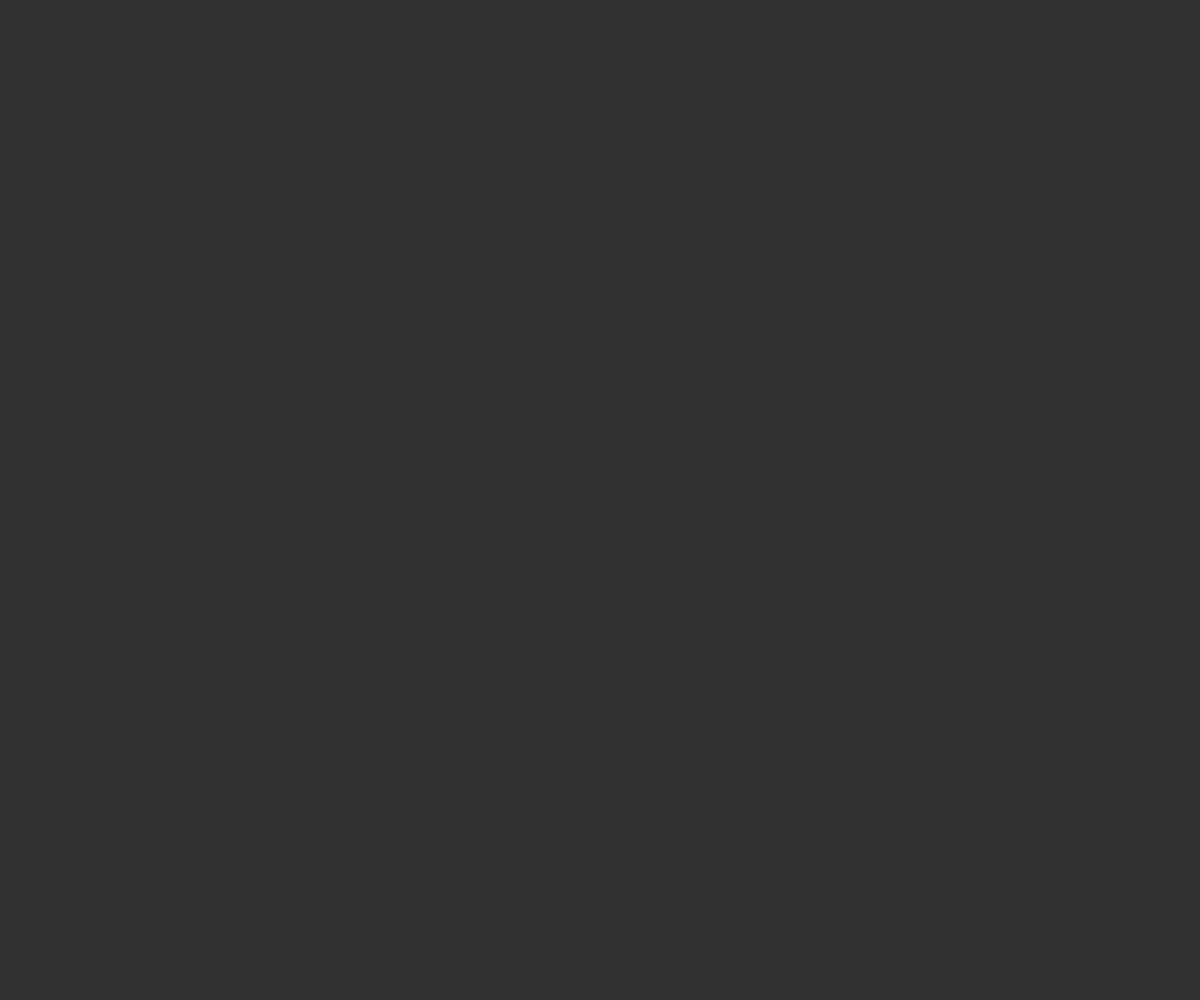
Frame 1 (no input)
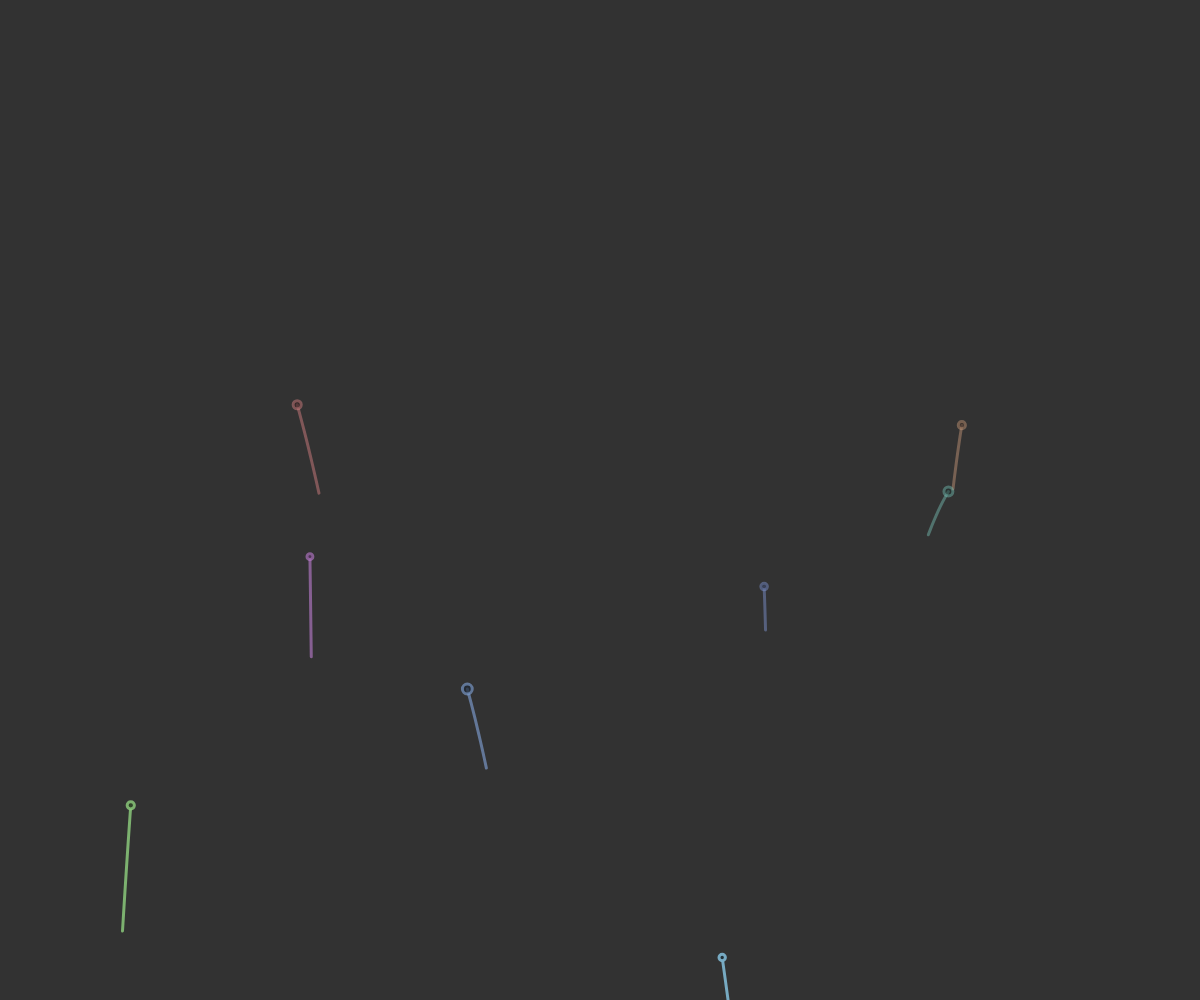
Frame 60 (no input)
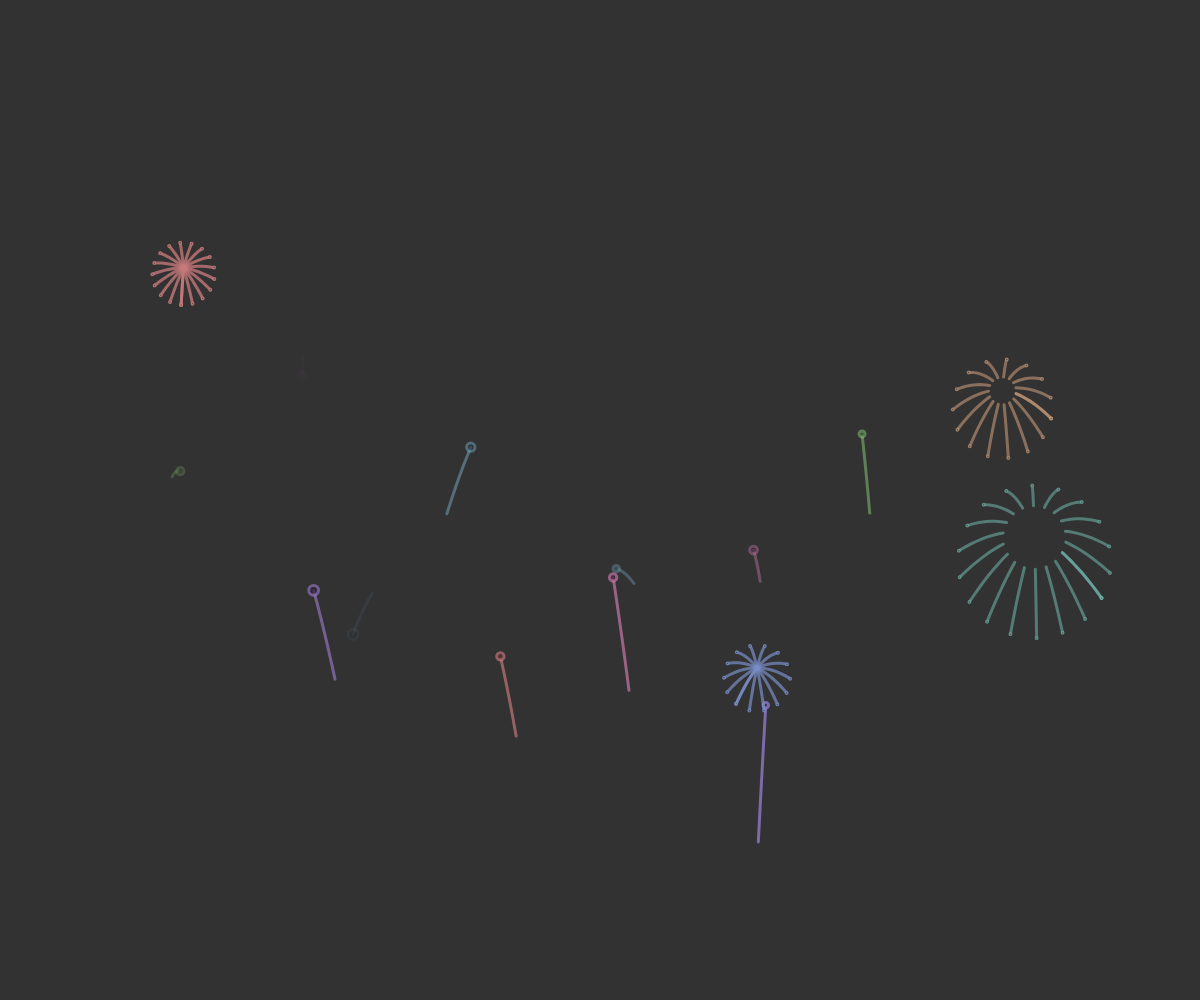
Frame 120 (the mouse pressed at the canvas centre since frame 60)

The p5.js sketch that drew these frames (run headless with seeded random() and noise() and a simulated clock; from frame 60 on, the mouse is pressed at the canvas centre):

// p5.js sketch
// ── sketch.js
const fwCount = 15;
const speed = 10;
const frameSkip = 1;
let i = 0;
let f;

function setup() {
  createCanvas(window.innerWidth, window.innerHeight);
  fill(0);
  stroke(0);
  f = (new FireWorks(fwCount));
  $fwCount = 0;
}

function clamp(num, min, max) {
  return num <= min ? min : num >= max ? max : num;
}

function draw() {
  i++;
  for (let index = 0; index < speed; index++) {
    f.Update();
  }
  if (frameSkip == i) {
    background(50);
    f.Draw();
    i = 0;
    //   if (f.fireworks.length != $fwCount) {
    //     $fwCount = f.fireworks.length;
    //     console.log($fwCount, frameRate());
    //   }
  }
}
// ── coin.js
class coin{
    constructor(x,y) {
        this.x = x;
        this.y = y;
}}
// ── crosshair.js
class Crosshair {
    constructor(x, y, moveSpeed) {
        this.position = createVector(x, y);
        this.xOff = 0.0;
        this.moveSpeed = moveSpeed;
    }
    Update() {
        this.xOff += this.moveSpeed;
        this.position.x = noise(this.xOff) * width;
        this.position.y = noise(this.xOff + 10) * height;
        return this.position;
    }
    Draw(c) {
        push();
        stroke(c);
        fill(255);
        const x = this.position.x;
        const y = this.position.y;
        let ret = [line(x, 0, x, height), line(0, y, width, y)];
        pop();
        return ret;
    }
}
// ── fireworks.js
let gravity;
let splinters = 2;
const g = .002;
const trail = 10;
const maxInit = 1.75;


class FireWorks {
    constructor(count) {
        this.fireworks = [];
        for (let index = 0; index < count; index++) {
            this.fireworks.push(new Firework())
            gravity = createVector(0, g);
        }
    }
    Update() {
        for (let index = this.fireworks.length - 1; index >= 0; index--) {
            const fw = this.fireworks[index];
            const explosions = fw.Update();
            if ((typeof explosions) == 'object') {
                explosions.forEach(x => { this.fireworks.push(x) });
            }
            else if (explosions === false) {
                this.fireworks.splice(index, 1);
            }
            // else {
            // console.log("something");

            // }
        }
    }
    Draw() {
        this.fireworks.forEach(fw => {
            fw.Draw();
        });
    }
}
class Firework {
    constructor(fuse = random(0, 1000)
        , size = random(5, 10)
        , position = createVector(random(0, width), height + size)
        , velocity = createVector(random(-.25, .25), -random(.75 * maxInit, maxInit))
        , colorWheelAngle = random()
        , explosive = true
        , explosionTime = -1000
        , trailSize = trail) {
        this.Init(fuse, size, position, velocity, colorWheelAngle, explosive, explosionTime, trailSize);
    }
    Init(fuse = random(0, 1000)
        , size = random(5, 10)
        , position = createVector(random(0, width), height + size)
        , velocity = createVector(random(-.25, .25), -random(.75 * maxInit, maxInit))
        , hue = random()
        , explosive = true
        , explosionTime = -1000
        , trailSize = trail) {
        this.fuse = fuse;
        this.size = size;
        this.position = position;
        this.velocity = velocity;
        this.hue = hue;
        this.explosive = explosive;
        this.fuseEndTime = explosionTime;
        this.initialVelocity = this.velocity.y;
        this.pastPositions = [];
        for (let index = 0; index < trailSize; index++) {
            this.pastPositions.push(position.copy());
        }
    }
    Update() {
        this.fuse--;
        if (this.fuse < 0) {
            this.velocity.add(gravity);
            if (this.fuse < this.fuseEndTime) {
                const ret = this.BurnOut();
                this.Init();
                return ret;
            }
            else
                if (this.position.y > height + this.size && this.velocity.y > 0) {
                    console.log("dud", this.fuse, this.position.y, this.velocity.y, this.size, this.initialVelocity);
                    const ret = this.explosive;
                    this.Init();
                    return ret;
                }
                else {
                    this.position.add(this.velocity);
                    return true;
                }
        }
        return true;
    }
    BurnOut() {
        if (this.explosive) {
            const ret = [];
            const randRotateOffset = random(TWO_PI);
            const splinterCount = 1 + floor(this.size * splinters);
            for (let i = 0; i <= splinterCount; i++) {
                const angle = i * ((TWO_PI) / splinterCount);
                const direction = createVector(this.size * .05, 0);
                direction.rotate(angle + randRotateOffset);
                ret.push(new Firework(0, 1, this.position.copy(), direction, this.hue, false, this.fuseEndTime / 3))
            }
            return ret;
        }
        return false;
    }
    Draw() {
        if (this.fuse <= 0) {
            push();
            stroke(this.GetColor(200, 100));
            strokeWeight(3);
            fill(color(0, 0, 0, 0));
            this.pastPositions.push(this.position.copy());
            beginShape();
            this.pastPositions.forEach(p => {
                vertex(p.x, p.y)
            });
            endShape();
            fill(this.GetColor(50, 100));
            ellipse(this.position.x, this.position.y, this.size);
            this.pastPositions.shift();
            pop();
        }
    }
    GetColor(brightness, saturation, alphaMin = 0, alphaMax = 255) {
        colorMode(HSB, 1, 255, 255, 255);
        const c = color(this.hue
            , saturation
            , brightness
            , map(this.fuse - this.fuseEndTime
                , 0
                , -this.fuseEndTime
                , alphaMin
                , alphaMax)
        );
        return c;
    }
}
// ── hunter.js
class Hunter {
    constructor(x, y, size, maxSpeed, handling) {
        this.turnMax = 1;
        this.initial = createVector(x, y);
        this.position = createVector(x, y);
        this.velocity = createVector(0, 0);
        this.carDirection = createVector(1, 0);
        this.acceleration = createVector(0, 0);
        this.turn = createVector(0, 0);
        this.size = size;
        this.maxSpeed = maxSpeed;
        this.handling = handling;
    }
    Update(turnDirection, accel) {

        this.acceleration = createVector(accel, 0);
        this.acceleration.rotate(this.carDirection.heading());
        this.velocity.add(this.acceleration);

        const lastVelocity = this.velocity.copy();

        const delta = clamp(turnDirection, -1, 1);
        this.turn = this.velocity.copy().mult(delta * this.handling / 100).mult(this.velocity.mag());
        this.turn.rotate(HALF_PI);
        if (this.velocity.angleBetween(this.carDirection) > QUARTER_PI) {
            this.turn.rotate(PI);
        }
        this.velocity.add(this.turn);

        this.carDirection.rotate(this.velocity.heading() - lastVelocity.heading());

        this.velocity.setMag(lastVelocity.mag()); //now turns don't increase velocity
        this.velocity.mult(.98); //friction
        this.velocity.limit(this.maxSpeed)


        this.position.add(this.velocity);


        const xInside = clamp(this.position.x, this.size, width - this.size);
        const yInside = clamp(this.position.y, this.size, height - this.size);
        if (this.position.x != xInside || this.position.y != yInside) {
            console.log(this.velocity.mag());

            this.velocity.mult(-.1);
            this.position.x = xInside;
            this.position.y = yInside;
        }
    }
    Draw(c, arrows = false) {
        push();
        stroke(0);
        fill(c);
        // console.log(this.position);
        // const x = this.position.x;
        // const y = this.position.y;
        // console.log(x, y);
        translate(this.position.x, this.position.y);
        const angle = this.carDirection.heading();
        // console.log(angle);
        rotate(angle);
        // const ret = rect(0, 0, this.size, this.size);
        rectMode(RADIUS);
        if (arrows) { this.DrawMovementVectors(); }
        const ret = [rect(this.size, 0, this.size / 2, this.size / 2), rect(0, 0, this.size, this.size)];
        pop();
        return ret;
    }
    DrawMovementVectors(mag = 10) {
        drawArrow(this.initial, this.acceleration.copy().mult(20 * mag), color(255, 0, 0));
        drawArrow(this.velocity.copy().mult(2 * mag).add(this.initial), this.turn.copy().mult(10 * mag), color(255, 255, 100));
        drawArrow(this.initial, this.velocity.copy().mult(2 * mag), color(0, 255, 0));
        drawArrow(this.initial, this.carDirection.copy().mult(mag), color(0, 0, 255));
        drawArrow(this.initial, this.position.copy().sub(this.initial), color(0));
    }
}

// ── prey.js
class prey{
    constructor(x,y) {
        this.x = x;
        this.y = y;
}}
